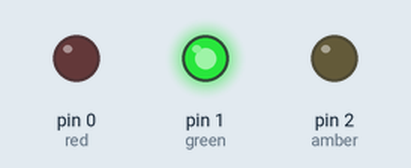
Simulated run of this sketch. Board: Arduino Uno, built with avr-gcc and run on an emulated ATmega328P. On the bench: output pins drawn as LEDs (lit = HIGH).

Above: at 1.5 s.
At 3.5 s:
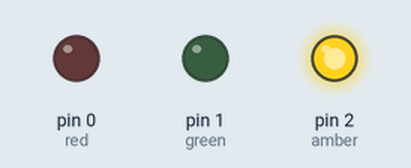
At 5.5 s:
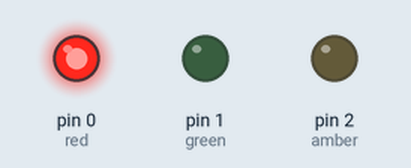
Timing chart, 0 to 9.1 s (numbered marks = the images above):
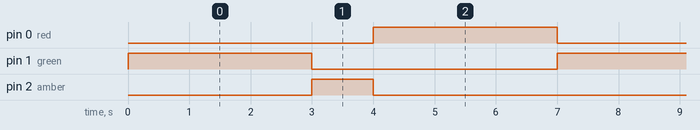

The sketch:

TrafficLight.ino
```cpp
//Project : Traffic Light
//Author : Joshua Dolgin
//Date  : 2018/09/18
//Status : Working
//Reference :http://darcy.rsgc.on.ca/ACES/TEI3M/1819/Tasks.html

uint8_t green = 1;
uint8_t amber = 2;
uint8_t red = 0;
/*uses an unsigned 8 bit integer to rename
each pin to the corresponding color*/

uint16_t duration = 3000;
/* uses an unsigned 16 bit integer to create
a variable called "duration that lasts 3000
milliseconds*/

void setup() {
  // put your setup code here, to run once:

pinMode(green, OUTPUT);
pinMode(amber, OUTPUT);
pinMode(red, OUTPUT);
/*sets the 3 pins to output*/

}

void loop() {
  // put your main code here, to run repeatedly:
 digitalWrite(green, HIGH);
 /*sets the pins output to high,
 effectively turning on the LED*/
 delay(duration);
 /*delays for the variable "duration"
 which was previously defined as 3000 milliseconds*/
 digitalWrite(green, LOW);
 /*sets the pins output to low,
effectively turning off the LED*/
 digitalWrite(amber, HIGH);
 delay(duration/3);
 digitalWrite(amber, LOW);
 digitalWrite(red, HIGH);
 delay(duration);
 digitalWrite(red, LOW);

}
```

Measured:
- by itself, pin 0 (red), pin 1 (green): alternates HIGH for 3.0 s and LOW for 4.0 s
- by itself, pin 2 (amber): alternates HIGH for 1.0 s and LOW for 6.0 s
- by itself, everything shown: repeats every 7.0 s, in 4 steps
